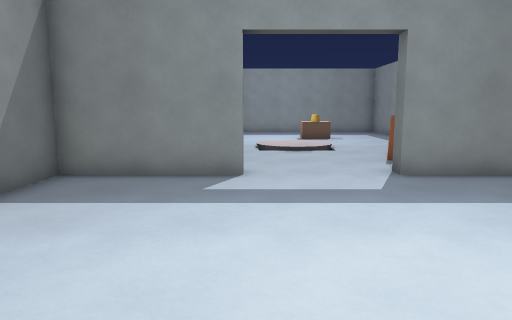
view 1 (above)

14 first-person views from a walk through a level from a Godot 3-D game. The camera is 1.5 m above the floor, tilts 8° down and sees 70° across. The floor is counted in squares, 1 m on a side. Each view is taken from the middle of a square. On the plan, view 1 faces up. The plan holds only what a view shows up to about 16 squares ahead; the rest is blank.

view 2
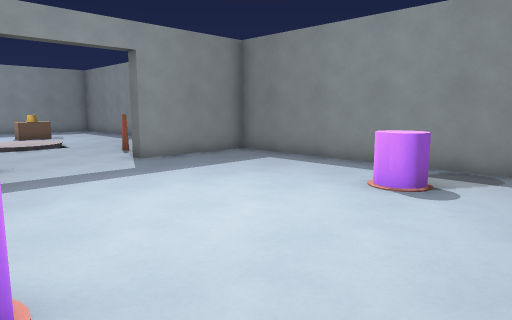

view 3
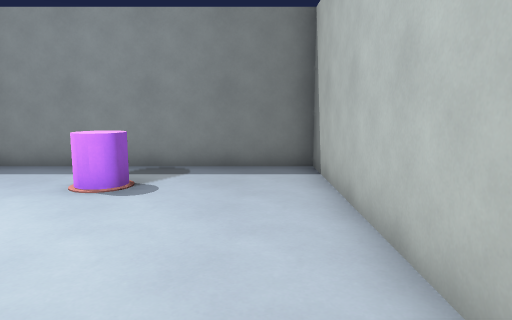

view 4
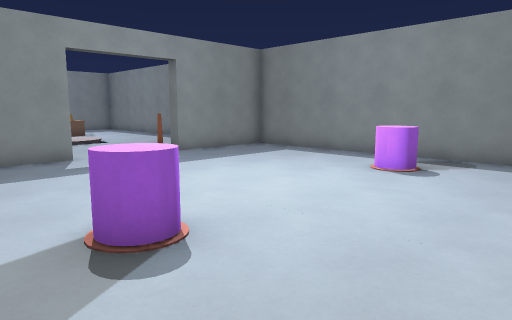

view 5
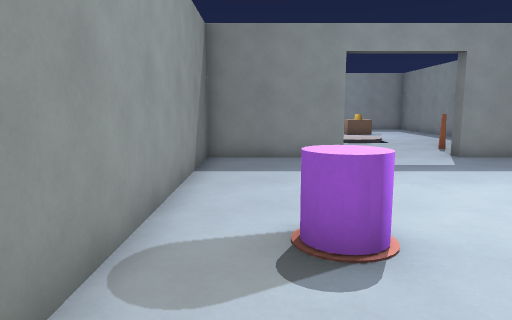

view 6
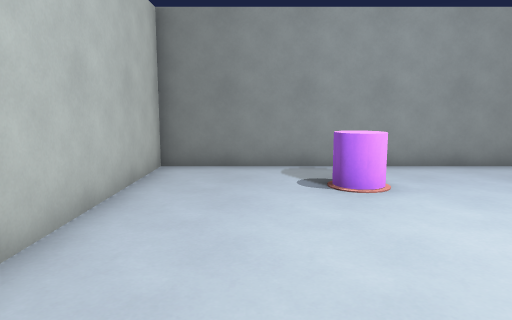

view 7
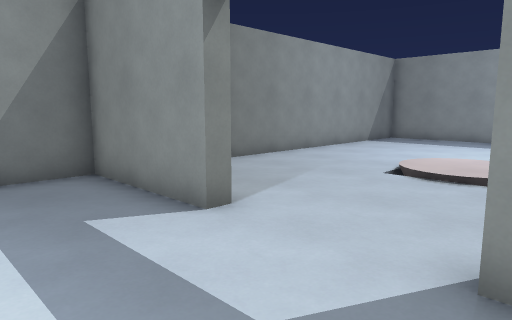

view 8
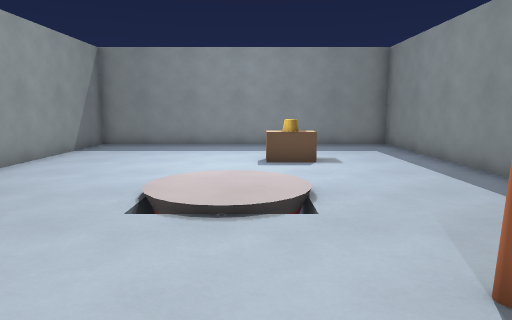

view 9
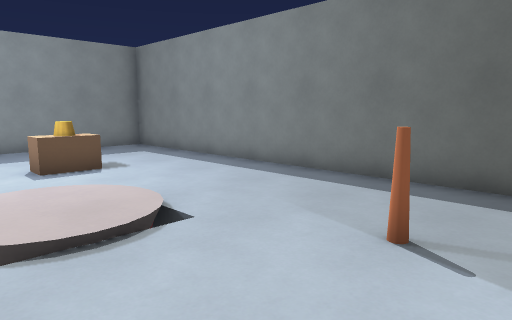

view 10
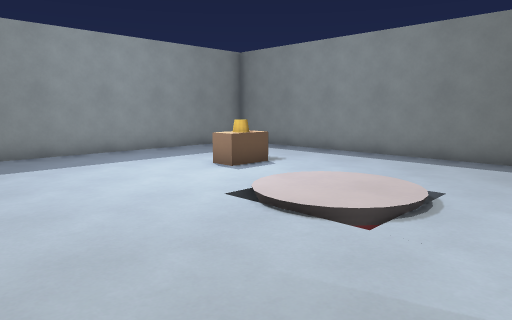

view 11
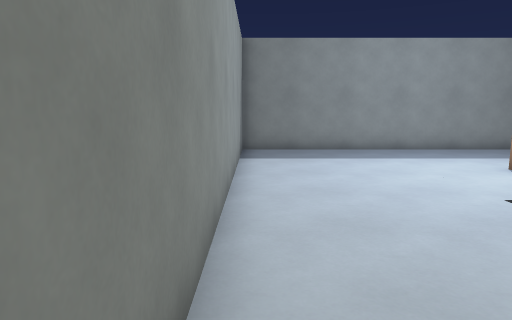

view 12
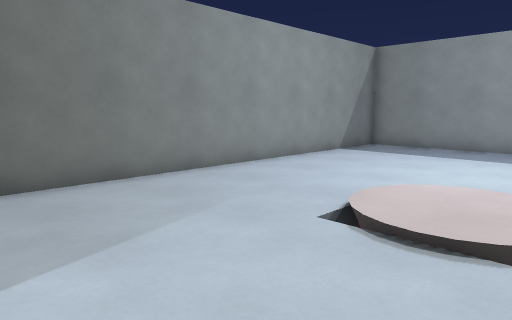

view 13
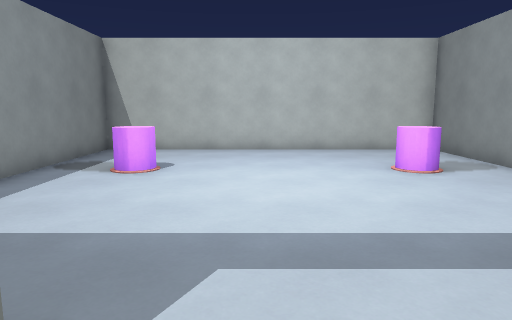

view 14
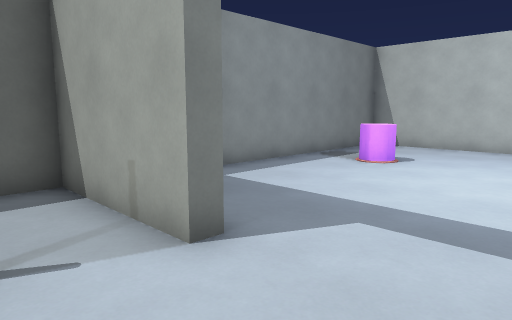

### Floor plan
Key: @ floor where view 1 was taken; # wall or solid block; . main floor; : floor 0.25 m higher than the main floor; / step, stairs or slope; O other object.
Columns run from 5 left of view 1 to 8 right of it. Each row starts with its distance up from view 1.
 24 ##############
 23 #............#
 22 #............#
 21 #............#
 20 #............#
 19 #.......O....#
 18 #.......O....#
 17 #............#
 16 #....////....#
 15 #..../::/....#
 14 #..../::/....#
 13 #....////....#
 12 #............#
 11 #........O...#
 10 #............#
  9 #####....#####
  8 #............#
  7 #............#
  6 #............#
  5 #............#
  4 #............#
  3 #............#
  2 #............#
  1 #..O......O..#
  0 #....@.......#
 -1 #............#
 -2 #............#
 -3 #............#
 -4 ##############

Where each view was taken, in squares from view 1:
view 1: 0 up, 0 right, facing up
view 2: 2 down, 2 left, facing up-right
view 3: 2 down, 2 left, facing right
view 4: 3 down, 4 left, facing up-right
view 5: 3 down, 3 left, facing up
view 6: 1 down, 5 right, facing left
view 7: 5 up, 4 right, facing up-left
view 8: 8 up, 2 right, facing up
view 9: 9 up, 0 right, facing up-right
view 10: 11 up, 4 left, facing up-right
view 11: 10 up, 4 left, facing up
view 12: 9 up, 3 right, facing up-left
view 13: 10 up, 2 right, facing down
view 14: 11 up, 0 right, facing down-right
